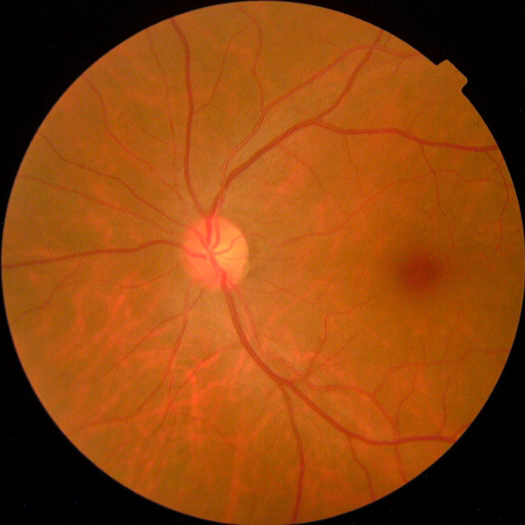
#> input picture data/test_samples/grade_0_08ee569d4721.png, 1050 x 1050 px (shown at 1/2 size)
$ python -i enhance_retina.py   (imports and definitions only)
#> lines starting #> are read from the running program, lines starting #| are printed output that depends on the picture
#> further down, picture is the input picture: shape (1050, 1050, 3); mean B, G, R 14.8, 69, 142.5
import cv2
import numpy as np

def crop_to_retina(img_bgr, mask):
    """Crops the image tightly around the segmented retina."""
    x, y, w, h = cv2.boundingRect(mask)
    return img_bgr[y:y+h, x:x+w], mask[y:y+h, x:x+w]

def apply_ben_graham_enhancement(img_bgr, sigma=30):
    """
    Ben Graham's local illumination normalization:
    Subtracts local Gaussian blur to remove uneven lighting.
    """
    img_float = img_bgr.astype(np.float32)
    local_mean = cv2.GaussianBlur(img_float, (0, 0), sigma)
    # Weighted subtraction
    enhanced = cv2.addWeighted(img_float, 4.0, local_mean, -4.0, 128.0)
    return np.clip(enhanced, 0, 255).astype(np.uint8)

def apply_clahe_lab(img_bgr, clip_limit=2.0, tile_grid_size=(8, 8)):
    """Applies CLAHE to the L* (Luminance) channel in LAB color space."""
#> called with clip_limit = 2, tile_grid_size = (8, 8)
    lab = cv2.cvtColor(img_bgr, cv2.COLOR_BGR2LAB)
#> lab: shape (1050, 1050, 3); mean of channels 0, 1, 2 96.3, 154.7, 168.9
    l, a, b = cv2.split(lab)
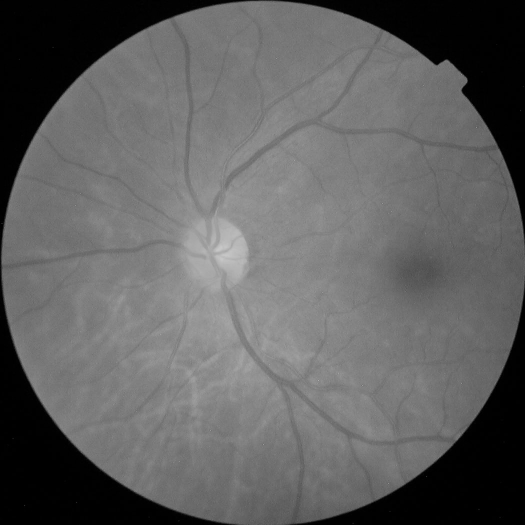
#> l: shape (1050, 1050) (shown at 1/2 size); min 0, max 201, mean 96.3
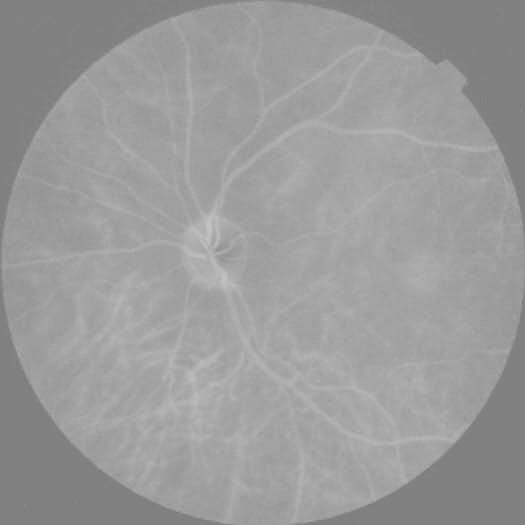
#> a: shape (1050, 1050) (shown at 1/2 size); min 117, max 194, mean 154.7
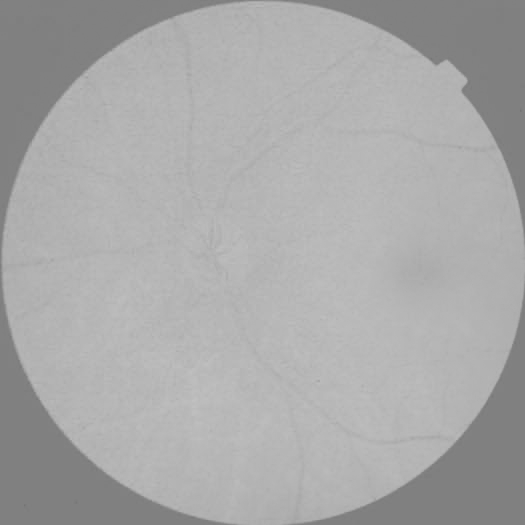
#> b: shape (1050, 1050) (shown at 1/2 size); min 115, max 193, mean 168.9

    clahe = cv2.createCLAHE(clipLimit=clip_limit, tileGridSize=tile_grid_size)
    l_clahe = clahe.apply(l)
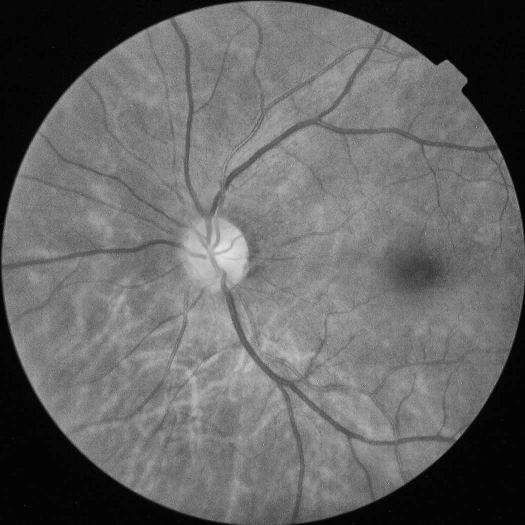
#> l_clahe: shape (1050, 1050) (shown at 1/2 size); min 1, max 226, mean 101.6

    enhanced_lab = cv2.merge((l_clahe, a, b))
#> enhanced_lab: shape (1050, 1050, 3); mean of channels 0, 1, 2 101.6, 154.7, 168.9
    return cv2.cvtColor(enhanced_lab, cv2.COLOR_LAB2BGR)
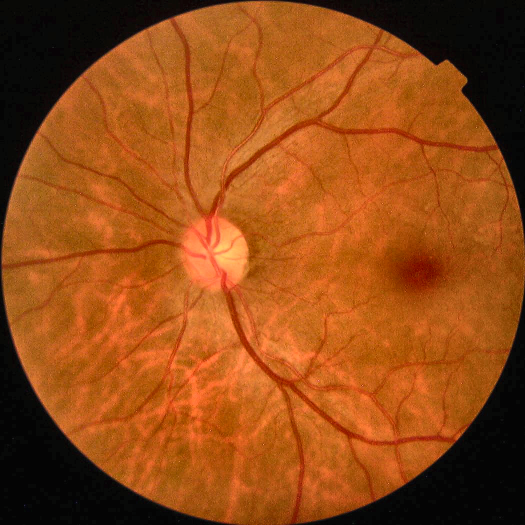
#> returned value: shape (1050, 1050, 3) (shown at 1/2 size); mean B, G, R 21.2, 74.6, 148.8

def enhance_fundus(img_bgr, mask, target_size=(512, 512)):
    """Full enhancement pipeline: Crop -> Ben Graham -> CLAHE -> Resize."""
    # 1. Tight crop
    cropped_img, cropped_mask = crop_to_retina(img_bgr, mask)

    # 2. Ben Graham illumination equalization
    bg_enhanced = apply_ben_graham_enhancement(cropped_img)

    # 3. Clean circular border
    bg_enhanced[cropped_mask == 0] = 0

    # 4. Selective CLAHE for contrast enhancement
    final_enhanced = apply_clahe_lab(bg_enhanced)
    final_enhanced[cropped_mask == 0] = 0

    # 5. Standardize spatial dimensions for CNN pipeline
    resized_img = cv2.resize(final_enhanced, target_size, interpolation=cv2.INTER_AREA)
    return resized_img

>>> import cv2
>>> picture = cv2.imread('../../data/test_samples/grade_0_08ee569d4721.png')
>>> result = apply_clahe_lab(picture)

$ run again, on data/test_samples/grade_0_1c7a013eeba7.png
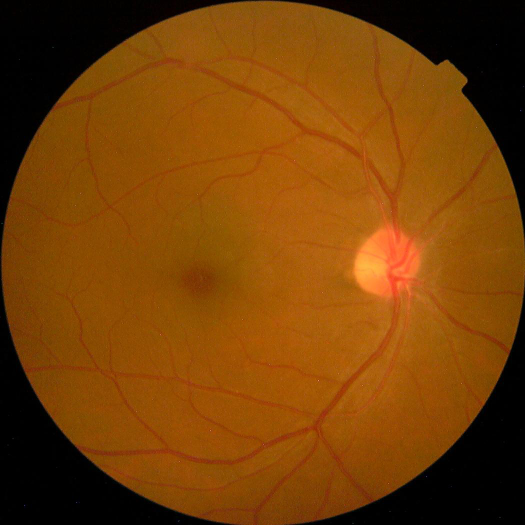
#> input picture data/test_samples/grade_0_1c7a013eeba7.png, 1050 x 1050 px (shown at 1/2 size)
#> picture is the input picture: shape (1050, 1050, 3); mean B, G, R 5.8, 64, 118.3
#> lab: shape (1050, 1050, 3); mean of channels 0, 1, 2 84.1, 147, 166.6
#> in apply_clahe_lab, `l_clahe = clahe.apply(l)`:
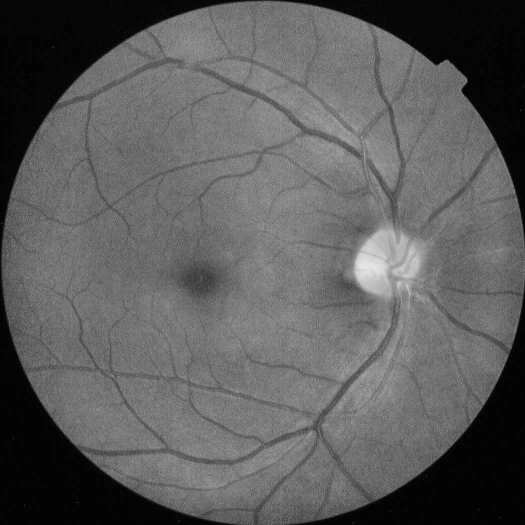
#> l_clahe: shape (1050, 1050) (shown at 1/2 size); min 1, max 229, mean 92.4
#> enhanced_lab: shape (1050, 1050, 3); mean of channels 0, 1, 2 92.4, 147, 166.6
#> in apply_clahe_lab, `return cv2.cvtColor(enhanced_lab, cv2.COLOR_LAB2BGR)`:
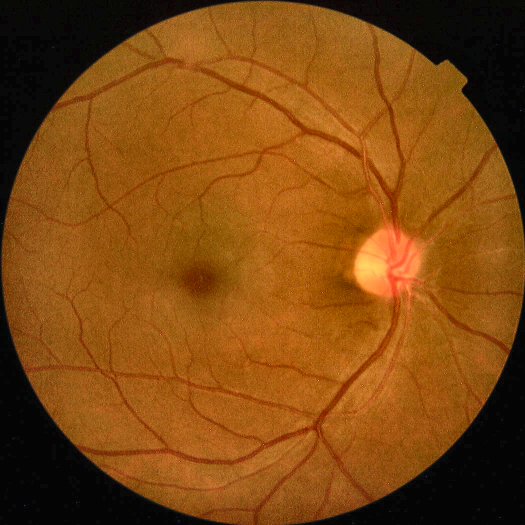
#> returned value: shape (1050, 1050, 3) (shown at 1/2 size); mean B, G, R 16.3, 72.4, 127.8
